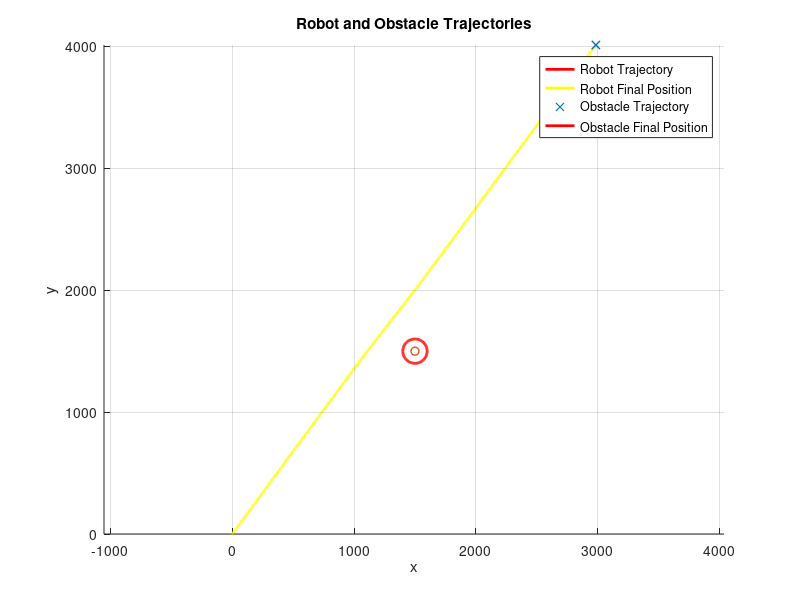
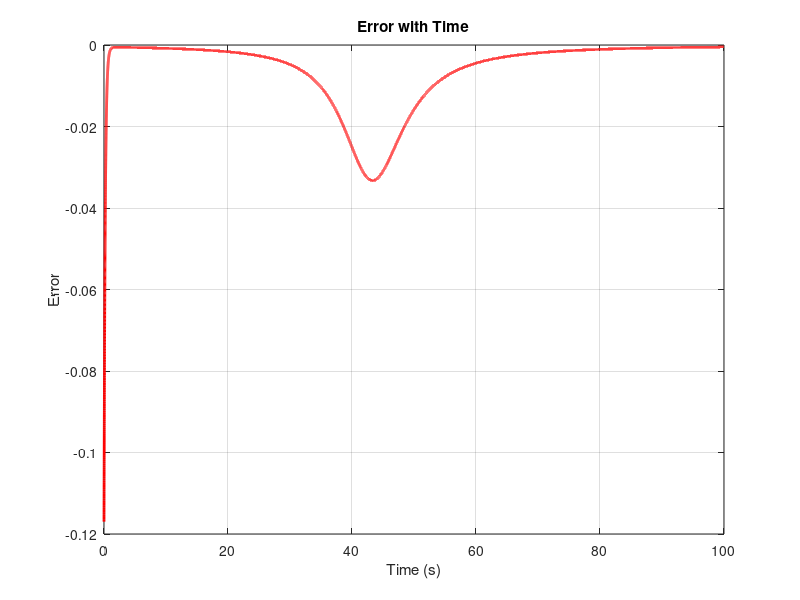
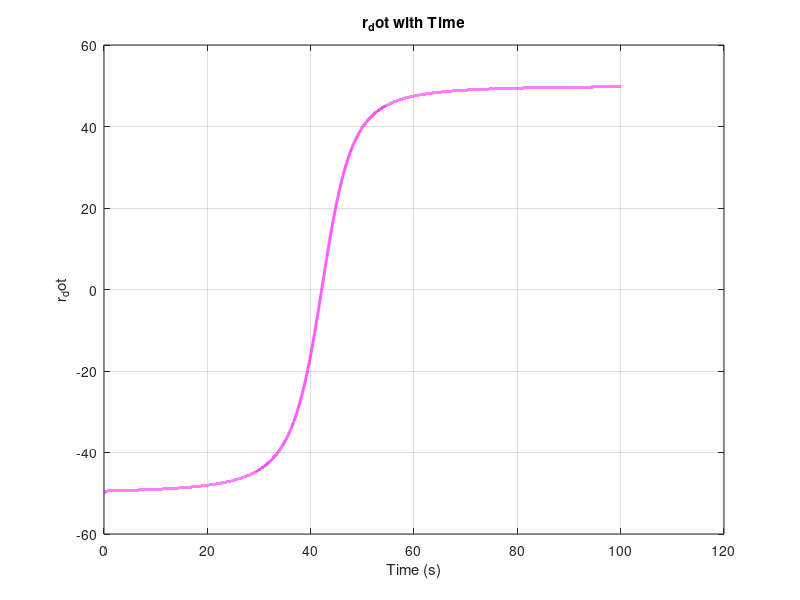
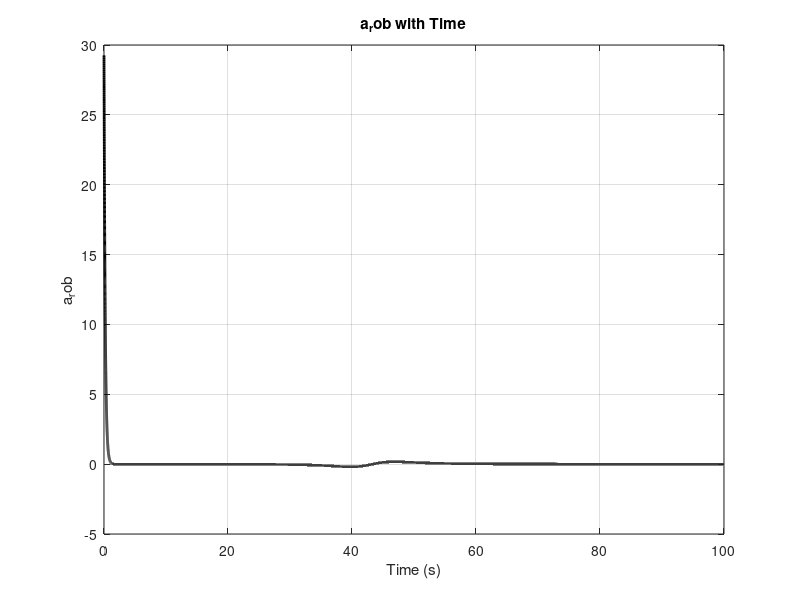

Source code (MATLAB) for these figures, in order:
clear all;
clc;

% Simulation Setup -------------------------------------------------------
dt = 0.001; % sec
tf = 100; % sec
Ns = tf / dt; % time steps
time(1) = 0;



% Initial conditions
x_M(1) = 0;
y_M(1) = 0;
x_T(1) = 1500;
y_T(1) = 1500;
alpha(1) = (47/180)*pi;
beta = pi/3;
R_T = 100;
vM_Max = 50;
vT_Max = 0;
theta(1) = pi/4;
r(1) = sqrt((y_T(1)-y_M(1))^2 + (x_T(1)-x_M(1))^2);
r_dot(1) = vT_Max*cos(beta-theta(1)) - 50*cos(alpha(1)-theta(1));

% Proportional Gain for Lateral Acceleration
a = 5;

% Main simulation
for k = 1:Ns
    % Calculate collision cone
    phi1 = theta(k) + asin(R_T/r(k));
    alpha1(k) = asin((vT_Max/vM_Max)*sin(beta-phi1)) + phi1; % collision cone upper limit
    
    phi2 = theta(k) - asin(R_T/r(k));
    alpha2(k) = asin((vT_Max/vM_Max)*sin(beta-phi2)) + phi2; % collision cone lower limit

      v_theta(k) = vT_Max*sin(beta-theta(k)) - vM_Max*sin(alpha(k)-theta(k));
       
   if alpha2(k) <= alpha(k) && alpha(k) <= alpha1(k)
      
       if abs(alpha1(k)-alpha(k)) >= abs(alpha2(k)-alpha(k))
        desired_alpha = alpha2(k) - pi/30;
           e(k) =  alpha(k) - desired_alpha;
           a_M(k) = vM_Max*(1-(vT_Max*cos(beta-phi2))/(vM_Max*cos(alpha2(k)-phi2)))*((v_theta(k)/r(k))-((R_T*r_dot(k))/(r(k)*sqrt(r(k)^2-R_T^2)))) -vM_Max*a*e(k);
          alpha(k+1) = alpha(k) + a_M(k)/vM_Max*dt;  
          l = 0;
        
       else
           desired_alpha = alpha1(k) + pi/30;
           e(k) =  alpha(k) - desired_alpha;
           a_M(k) = vM_Max*(1-(vT_Max*cos(beta-phi1))/(vM_Max*cos(alpha1(k)-phi1)))*((v_theta(k)/r(k))-((R_T*r_dot(k))/(r(k)*sqrt(r(k)^2-R_T^2)))) -vM_Max*a*e(k);
          alpha(k+1) = alpha(k) + a_M(k)/vM_Max*dt;
          l=1;
       end
    else 
          e(k) =  alpha(k) - desired_alpha;
        if l == 1
        a_M(k)=vM_Max*(1-(vT_Max*cos(beta-phi1))/(vM_Max*cos(alpha1(k)-phi1)))*((v_theta(k)/r(k))-((R_T*r_dot(k))/(r(k)*sqrt(r(k)^2-R_T^2)))) -vM_Max*a*e(k);
        else
        a_M(k) = vM_Max*(1-(vT_Max*cos(beta-phi2))/(vM_Max*cos(alpha2(k)-phi2)))*((v_theta(k)/r(k))-((R_T*r_dot(k))/(r(k)*sqrt(r(k)^2-R_T^2)))) -vM_Max*a*e(k);
        end
        alpha(k+1)=alpha(k) + a_M(k)/vM_Max*dt;    
        
    end
            
    

    v_M = vM_Max * [cos(alpha(k+1)); sin(alpha(k+1))];
    v_T = vT_Max * [cos(beta); sin(beta)];

    % Update missile position
    x_M(k+1) = x_M(k) + v_M(1) * dt;
    y_M(k+1) = y_M(k) + v_M(2) * dt;

    % Update target position
    x_T(k+1) = x_T(k) + v_T(1) * dt;
    y_T(k+1) = y_T(k) + v_T(2) * dt;

    r(k+1) = sqrt((y_T(k+1)-y_M(k+1))^2 + (x_T(k+1)-x_M(k+1))^2);
    theta(k+1) = atan2((y_T(k+1)-y_M(k+1)),(x_T(k+1)-x_M(k+1)));
    r_dot(k+1) = vT_Max*cos(beta-theta(k+1)) - vM_Max*cos(alpha(k+1)-theta(k+1));
    time(k+1) = time(k) + dt;
    
     if r(k+1)<=100
      disp("collision");
      s=k;
      display(alpha(s));
      break;
     end
%      if r_dot(k)>=0
%         p = k;
%          display(alpha(p));
%         break ;
%   
%     end
%     
end
%%

% Plot trajectories ------------------------------------------------------
figure(1);
viscircles([x_T(1), y_T(1)], R_T, 'Color', 'r', 'LineWidth', 2);
hold on;
plot(x_M, y_M, '-y', 'LineWidth', 2);
scatter(x_M(end), y_M(end), 'xk', 'LineWidth', 1);
hold on;
plot(x_T(1:end-1), y_T(1:end-1), '-r', 'LineWidth', 2); % Add target trajectory plot
scatter(x_T(end), y_T(end), 'ok', 'LineWidth', 1); % Mark target final position
grid on;
title('Robot and Obstacle Trajectories');
xlabel('x');
ylabel('y');
axis equal;
legend('Robot Trajectory','Robot Final Position', 'Obstacle Trajectory','Obstacle Final Position');
hold on;

figure(2)
plot(time(1:end-1),e, '-r', 'LineWidth', 2);
grid on;
title('Error with Time');
xlabel('Time (s)');
ylabel('Error');
hold on;

figure(3)
plot(time(1:end),r_dot, '-m', 'LineWidth', 2);
grid on;
title('r_dot with Time');
xlabel('Time (s)');
ylabel('r_dot');
hold on;

figure(4)
plot(time(1:end-1),a_M, '-k', 'LineWidth', 2);
grid on;
title('a_rob with Time');
xlabel('Time (s)');
ylabel('a_rob');
hold on;